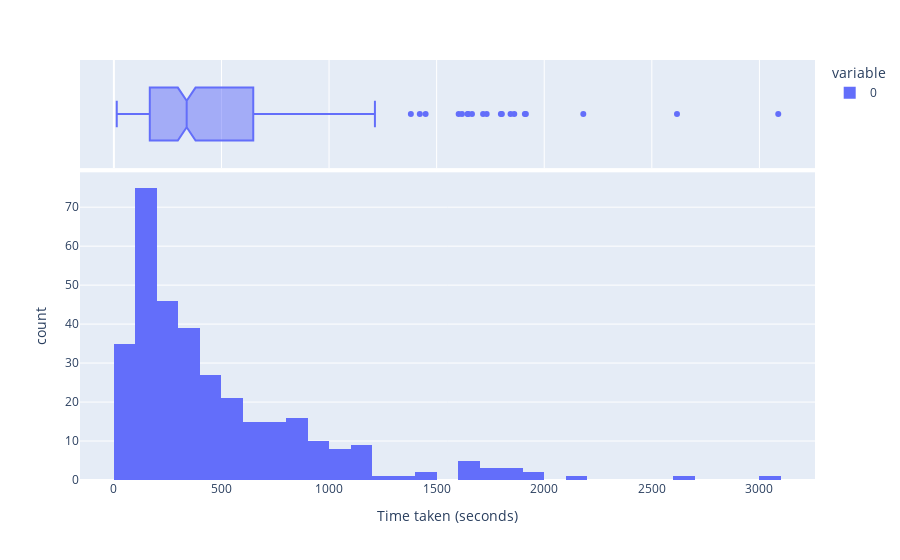

Source (notebook cell):
### Markdown cell above
## Establishing Variables
Now we move onto introducing the variables that underpin our log data analysis. These include:

### Time Taken
- Per challenge attempt
- Per stage

### Code cell
#Time taken per PRIMMDebug challenge attempt
time_per_challenge_attempt: list[float] = [ExerciseLogProcessor.get_time_on_exercise(exercise) for exercise in exercise_logs if hasattr(exercise,"end_time")]
time_per_challenge_fig = px.histogram(time_per_challenge_attempt, marginal="box", labels={"value": "Time taken (seconds)", "count": "Count"})
time_per_challenge_fig.show()

#Time taken per PRIMMDebug stage
time_per_stage: list[float] = [StageLogProcessor.get_time_on_stage(stage) for stage in stage_logs if StageLogProcessor.get_time_on_stage(stage) is not None]
time_per_stage_fig = px.histogram(time_per_stage, marginal="box", labels={"value": "Time taken (seconds)", "count": "Count"})
time_per_stage_fig.show()

### Figure 1 — Plotly figure (JSON) as saved in the notebook; plotly's stock layout.template omitted (floating-point values rounded to 4 significant figures; data arrays with more than 128 entries replaced by an {"elided": "..."} marker saying what was removed)
{"data": [{"bingroup": "x", "hovertemplate": "variable=0<br>Time taken (seconds)=%{x}<br>count=%{y}<extra></extra>", "legendgroup": "0", "marker": {"color": "#636efa", "pattern": {"shape": ""}}, "name": "0", "orientation": "v", "showlegend": true, "type": "histogram", "x": {"elided": "336 float values"}, "xaxis": "x", "yaxis": "y"}, {"hovertemplate": "variable=0<br>Time taken (seconds)=%{x}<extra></extra>", "legendgroup": "0", "marker": {"color": "#636efa"}, "name": "0", "notched": true, "showlegend": false, "type": "box", "x": {"elided": "336 float values"}, "xaxis": "x2", "yaxis": "y2"}], "layout": {"barmode": "relative", "legend": {"title": {"text": "variable"}, "tracegroupgap": 0}, "margin": {"t": 60}, "xaxis": {"anchor": "y", "domain": [0, 1], "title": {"text": "Time taken (seconds)"}}, "xaxis2": {"anchor": "y2", "domain": [0, 1], "matches": "x", "showgrid": true, "showticklabels": false}, "yaxis": {"anchor": "x", "domain": [0, 0.7326], "title": {"text": "count"}}, "yaxis2": {"anchor": "x2", "domain": [0.7426, 1], "matches": "y2", "showgrid": false, "showline": false, "showticklabels": false, "ticks": ""}}}
